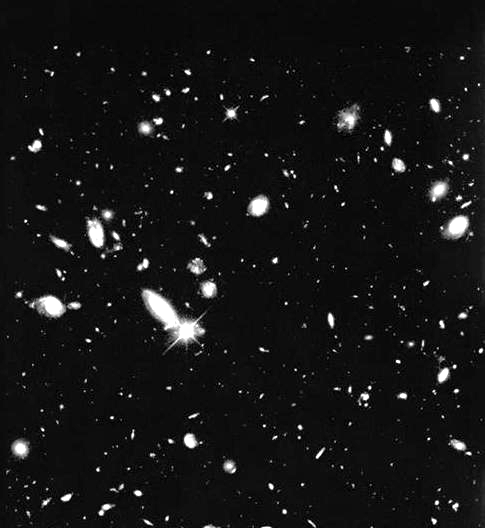
%> input picture Input_output_images/gray_to_rgb.png, 485 x 528 px
$ octave code.m   (GNU Octave 9; MATLAB toolbox functions it lacks are replaced by stand-ins)
%> lines starting %> are read from the running program, lines starting %| are printed output that depends on the picture; in (x1, y1, x2, y2) boxes, pixels count from 0 and x2, y2 are one past the last pixel; in counts of white or black regions, pixels touching at a corner belong together; the program's own positions count from 1

I=imread('/home/freestyler/Courses/test/gray_to_rgb.png');
%> I is the input picture: size 528x485x3 uint8; min 0, max 255, mean 21

%%% convert to binary image
bw = im2bw(I, graythresh(I));
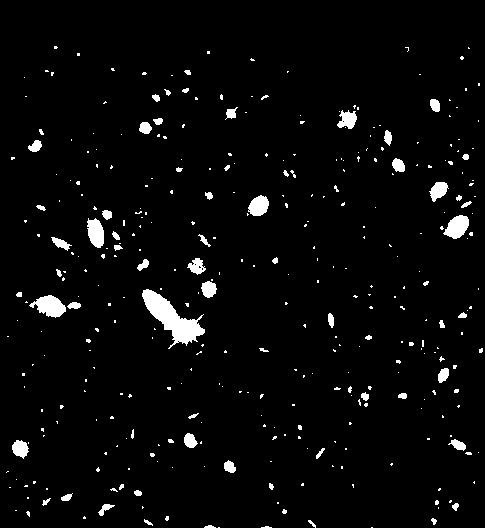
%> bw: size 528x485 logical; 3.4% white; 358 white regions (289 under 20 px), largest, box (x1, y1, x2, y2) and area: (142, 289, 205, 349) 1437, (29, 295, 66, 318) 501, (443, 215, 469, 239) 407

%%% Use regionprops to get objects area and count
[labelBW,no_obj] = bwlabel(bw);
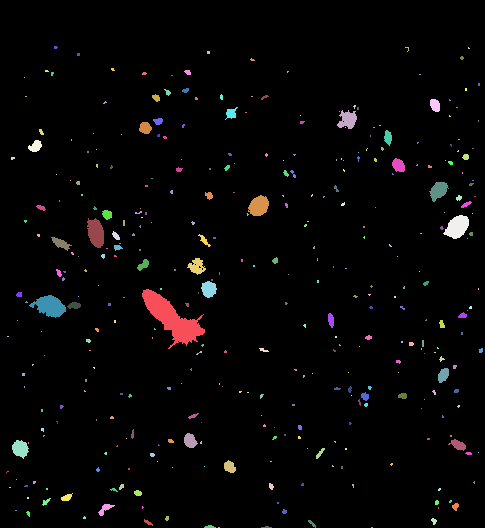
%> labelBW: size 528x485 double; 359 distinct labels, from 0 to 358; one colour per label, 0 black
%> no_obj = 358
reginfo = regionprops(logical(bw), 'Area');
%> reginfo = 358 regions; largest, Area: 1437, 501, 407, 379, 321
disp('The number of large stars are') ;disp(no_obj)
%| 358

%%% Finding relative areas
all_area = [reginfo.Area];
%> all_area = 358 values, max 1437 at index 108, min 1 at index 8, mean 24.53
rel_area = all_area(:) ./ max(all_area);
%> rel_area = 358 values, max 1 at index 108, min 0.000696 at index 8, mean 0.0171

%%% code the relative area as being the hue.To prevent color confusion, we
%%% limit the upper value of the hue.
hue = rel_area * 0.85;
%> hue = 358 values, max 0.85 at index 108, min 0.000592 at index 8, mean 0.0145
hsvtab = [hue, ones(size(hue,1),2)];
rgbtab = hsv2rgb(hsvtab);
%> rgbtab = 358 rows, first 12: [1 0.0106 0; 1 0.0071 0; 1 0.0071 0; 1 0.0355 0; 1 0.781 0; 1 0.0071 0; 1 0.0923 0; 1 0.00355 0; 1 0.00355 0; 1 0.0319 0; 1 0.00355 0; 1 0.0248 0]

%%%we have an RGB color table we can display the image and activate the colormap
image(labelBW);
colormap(rgbtab);

%%% display on a black background
map = colormap;
map(1,:) = [0,0,0];
colormap(map)
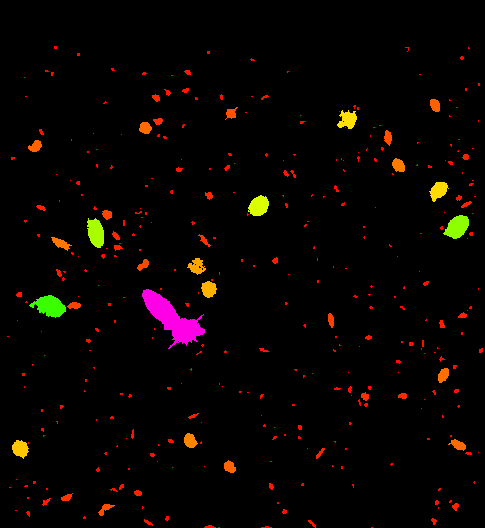
%> displayed picture: size 528x485x3, on the screen's scale of 0 to 255; mean R, G, B 8, 3.3, 1.3
